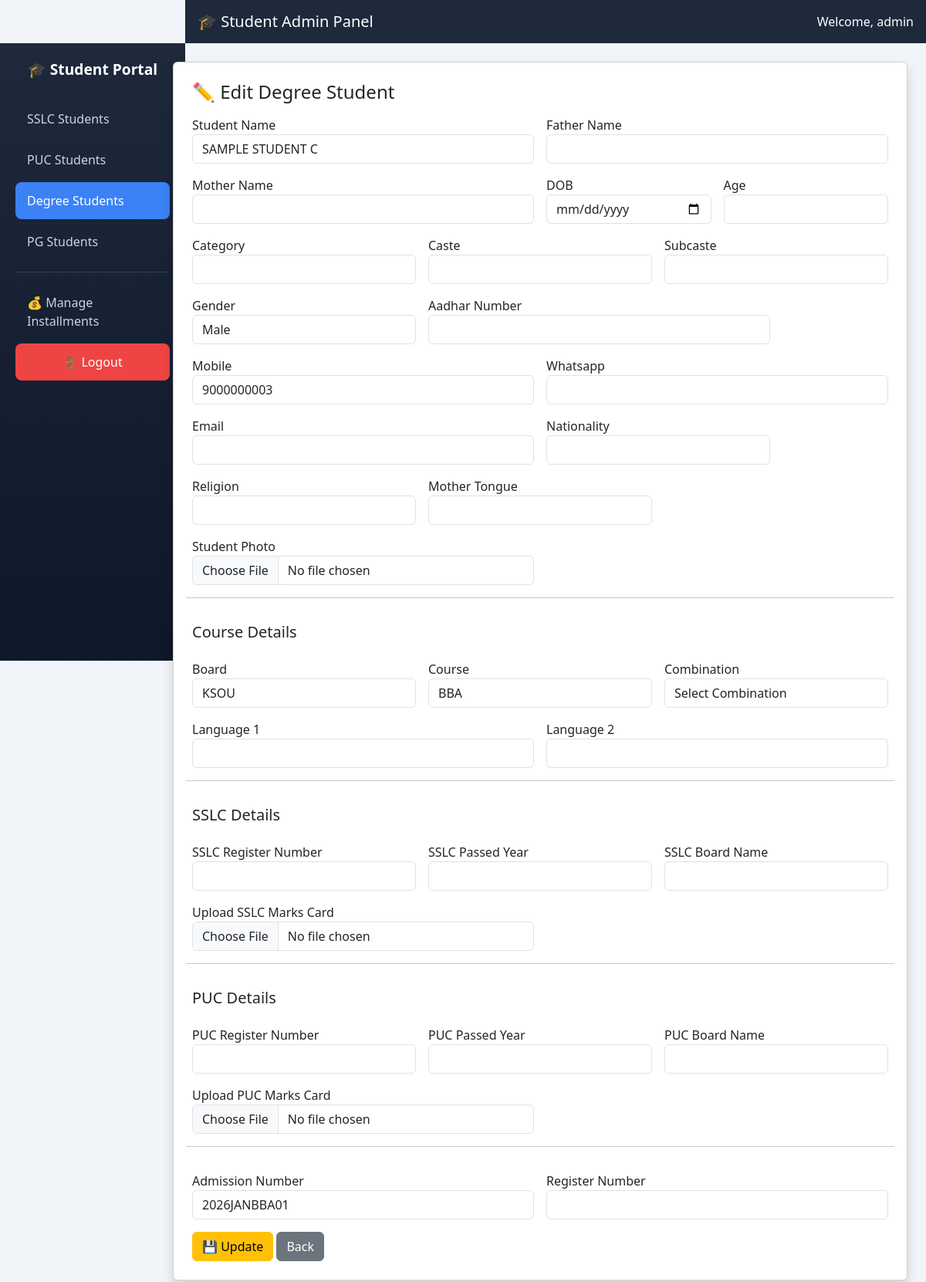
The page /degree/edit.php?id=1 (signed in) on the database its author committed.
### tables this page shows
CREATE TABLE IF NOT EXISTS degree_students LIKE puc_students;

### degree/edit.php (the view, shortened to what this page needs)
<?php
require_once __DIR__ . '/../includes/student.php';
$row = student_load_or_die($conn, 'degree');
include __DIR__ . '/../includes/header.php';
?>
<div class="container-fluid">
<div class="row">
<div class="col-md-2 p-0">
<?php include __DIR__ . '/../includes/sidebar.php'; ?>
</div>
<div class="col-md-10 p-4">
<div class="card shadow p-4">
<h4 class="mb-3">✏️ Edit Degree Student</h4>
<form method="POST" enctype="multipart/form-data" class="row g-3">
<div class="col-md-6">
<label>Student Name</label>
<input name="student_name" class="form-control" value="<?= e($row['student_name']) ?>" required>
</div>
<div class="col-md-6">
<label>Father Name</label>
<input name="father_name" class="form-control" value="<?= e($row['father_name']) ?>">
</div>
<div class="col-md-6">
<label>Mother Name</label>
<input name="mother_name" class="form-control" value="<?= e($row['mother_name']) ?>">
</div>
<div class="col-md-3">
<label>DOB</label>
<input type="date" name="dob" class="form-control" value="<?= e($row['dob']) ?>">
</div>
<div class="col-md-3">
<label>Age</label>
<input name="age" class="form-control" value="<?= e($row['age']) ?>" readonly>
</div>
<div class="col-md-4">
<label>Category</label>
<input name="category" class="form-control" value="<?= e($row['category']) ?>">
</div>
<div class="col-md-4">
<label>Caste</label>
<input name="caste" class="form-control" value="<?= e($row['caste']) ?>">
</div>
<div class="col-md-4">
<label>Subcaste</label>
<input name="subcaste" class="form-control" value="<?= e($row['subcaste']) ?>">
</div>
<div class="col-md-4">
<label>Gender</label>
<select name="gender" class="form-control">
<?= gender_options($row['gender']) ?>
</select>
</div>
<div class="col-md-6">
<label>Aadhar Number</label>
<input name="aadhar" class="form-control" value="<?= e($row['aadhar_card']) ?>">
</div>
<div class="col-md-6">
<label>Mobile</label>
<input name="mobile" class="form-control" value="<?= e($row['mobile']) ?>">
</div>
<div class="col-md-6">
<label>Whatsapp</label>
<input name="whatsapp" class="form-control" value="<?= e($row['whatsapp']) ?>">
</div>
<div class="col-md-6">
<label>Email</label>
<input name="email" class="form-control" value="<?= e($row['email']) ?>">
</div>
<div class="col-md-4">
<label>Nationality</label>
<input name="nationality" class="form-control" value="<?= e($row['nationality']) ?>">
</div>
<div class="col-md-4">
<label>Religion</label>
<input name="religion" class="form-control" value="<?= e($row['religion']) ?>">
</div>
<div class="col-md-4">
<label>Mother Tongue</label>
<input name="mother_tongue" class="form-control" value="<?= e($row['mother_tongue']) ?>">
</div>
<div class="col-md-6">
<label>Student Photo</label>
<input type="file" name="photo" class="form-control">
</div>
<hr>
<h5>Course Details</h5>
<div class="col-md-4">
<label>Board</label>
<select name="board_id" class="form-control">
<?= lookup_options($conn, 'boards', 'board_name', $row['board_id']) ?>
</select>
</div>
<div class="col-md-4">
<label>Course</label>
<select name="course_id" class="form-control">
<?= lookup_options($conn, 'courses', 'course_name', $row['course_id']) ?>
</select>
</div>
<div class="col-md-4">
<label>Combination</label>
<select name="combination_id" class="form-control">
<option value="">Select Combination</option>
</select>
</div>
<div class="col-md-6">
<label>Language 1</label>
<input name="language1" class="form-control" value="<?= e($row['language1']) ?>">
</div>
<div class="col-md-6">
<label>Language 2</label>
<input name="language2" class="form-control" value="<?= e($row['language2']) ?>">
</div>
<hr>
<h5>SSLC Details</h5>
<div class="col-md-4">
<label>SSLC Register Number</label>
<input name="sslc_register_number" class="form-control" value="<?= e($row['sslc_register_number']) ?>">
</div>
<div class="col-md-4">
<label>SSLC Passed Year</label>
<input type="number" name="sslc_passed_year" class="form-control" value="<?= e($row['sslc_passed_year']) ?>">
</div>
<div class="col-md-4">
<label>SSLC Board Name</label>
<input name="sslc_board_name" class="form-control" value="<?= e($row['sslc_board_name']) ?>">
</div>
<div class="col-md-6">
<label>Upload SSLC Marks Card</label>
<input type="file" name="sslc_marks_card" class="form-control">
</div>
<hr>
<h5>PUC Details</h5>
<div class="col-md-4">
<label>PUC Register Number</label>
<input name="puc_register_number" class="form-control" value="<?= e($row['puc_register_number']) ?>">
</div>
<div class="col-md-4">
<label>PUC Passed Year</label>
<input type="number" name="puc_passed_year" class="form-control" value="<?= e($row['puc_passed_year']) ?>">
</div>
<div class="col-md-4">
<label>PUC Board Name</label>
<input name="puc_board_name" class="form-control" value="<?= e($row['puc_board_name']) ?>">
</div>
<div class="col-md-6">
<label>Upload PUC Marks Card</label>
<input type="file" name="puc_marks_card" class="form-control">
</div>
<hr>
<div class="col-md-6">
<label>Admission Number</label>
<input name="admission_number" class="form-control" value="<?= e($row['admission_number']) ?>">
</div>
<div class="col-md-6">
<label>Register Number</label>
<input name="register_number" class="form-control" value="<?= e($row['register_number']) ?>">
</div>
<div class="col-12">
<button name="update" class="btn btn-warning">💾 Update</button>
<a href="../dashboard.php?tab=degree" class="btn btn-secondary">Back</a>
</div>
</form>
</div>
</div>
</div>
</div>
<?php include __DIR__ . '/../includes/footer.php'; ?>

### includes/header.php (style rules this page uses)
body { margin:0; background:#f1f5f9; font-family: 'Segoe UI', sans-serif; }

### rows shown on the page
degree_students: student_name "SAMPLE STUDENT C", gender "Male", mobile "9000000003", admission_number "2026JANBBA01"

### other values the page prints
$_SESSION['admin'] "admin"
form field board_id "KSOU"
form field course_id "BBA"
